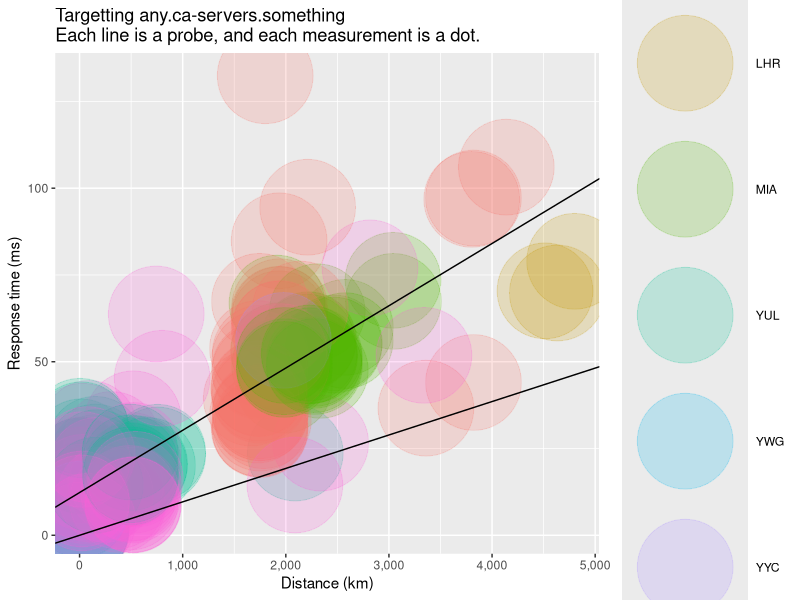

Write R code to recreate this figure.
#!/usr/bin/env Rscript
library(ggplot2)
library(scales)
library(MASS)
library(plyr)

anycast <- read.csv('anycast.csv', stringsAsFactors = FALSE)
anycast$as <- anycast$asn_v4
anycast[anycast$asf == 6,'as'] <- anycast[anycast$asf == 6,'asn_v6']
anycast$asn_v4 <- anycast$asn_v6 <- NULL
anycast$af <- factor(anycast$af, levels = c(4, 6))

anycast.nearby <- subset(anycast, rt < 100) # dist < 600)

anycast.probe <- ddply(anycast, 'prb_id', function(df) {
  df[order(df$rt)[1],]
})
m <- rlm(rt ~ dist, data = anycast.probe)

p1 <- ggplot(anycast) +
  aes(x = dist, y = rt, group = prb_id, color = dst_city) +
  ggtitle('Targetting any.ca-servers.something
Each line is a probe, and each measurement is a dot.') +
  scale_x_continuous('Distance (km)', labels = comma) +
  scale_y_continuous('Response time (ms)', labels = comma) +
  annotate('text', 4200, 10, label = 'Speed of light through fibre') +
  geom_point(alpha = 0.4) + geom_line(alpha = 0.2) +
  geom_abline(intercept = 0, slope = 1.444 * 2 * (1000/299792))

p2 <- ggplot(anycast.nearby) +
  aes(x = dist, y = rt, group = prb_id, color = dst_city) +
  ggtitle('Targetting any.ca-servers.something
Each line is a probe, and each measurement is a dot.') +
  scale_x_continuous('Distance (km)', labels = comma) +
  scale_y_continuous('Response time (ms)', labels = comma) +
# annotate('text', 4200, 10, label = 'Speed of light through fibre') +
  geom_point(alpha = 0.4) + geom_line(alpha = 0.2) +
  aes(label = prb_id) + geom_text() +
  geom_abline(intercept = m$coefficients[[1]],
              slope = m$coefficients[[2]]) +
  geom_abline(intercept = 0, slope = 1.444 * 2 * (1000/299792))

p3 <- ggplot(anycast.probe) +
  aes(x = dist, y = rt, color = dst_city) +
  ggtitle('Targetting any.ca-servers.something
Each line is a probe, and each measurement is a dot.') +
  scale_x_continuous('Distance (km)', labels = comma) +
  scale_y_continuous('Response time (ms)', labels = comma) +
# annotate('text', 4200, 10, label = 'Speed of light through fibre') +
  geom_point(alpha = 0.2, size = 32) +
  geom_abline(intercept = m$coefficients[[1]],
              slope = m$coefficients[[2]]) +
  geom_abline(intercept = 0, slope = 1.444 * 2 * (1000/299792))

print(p3)
